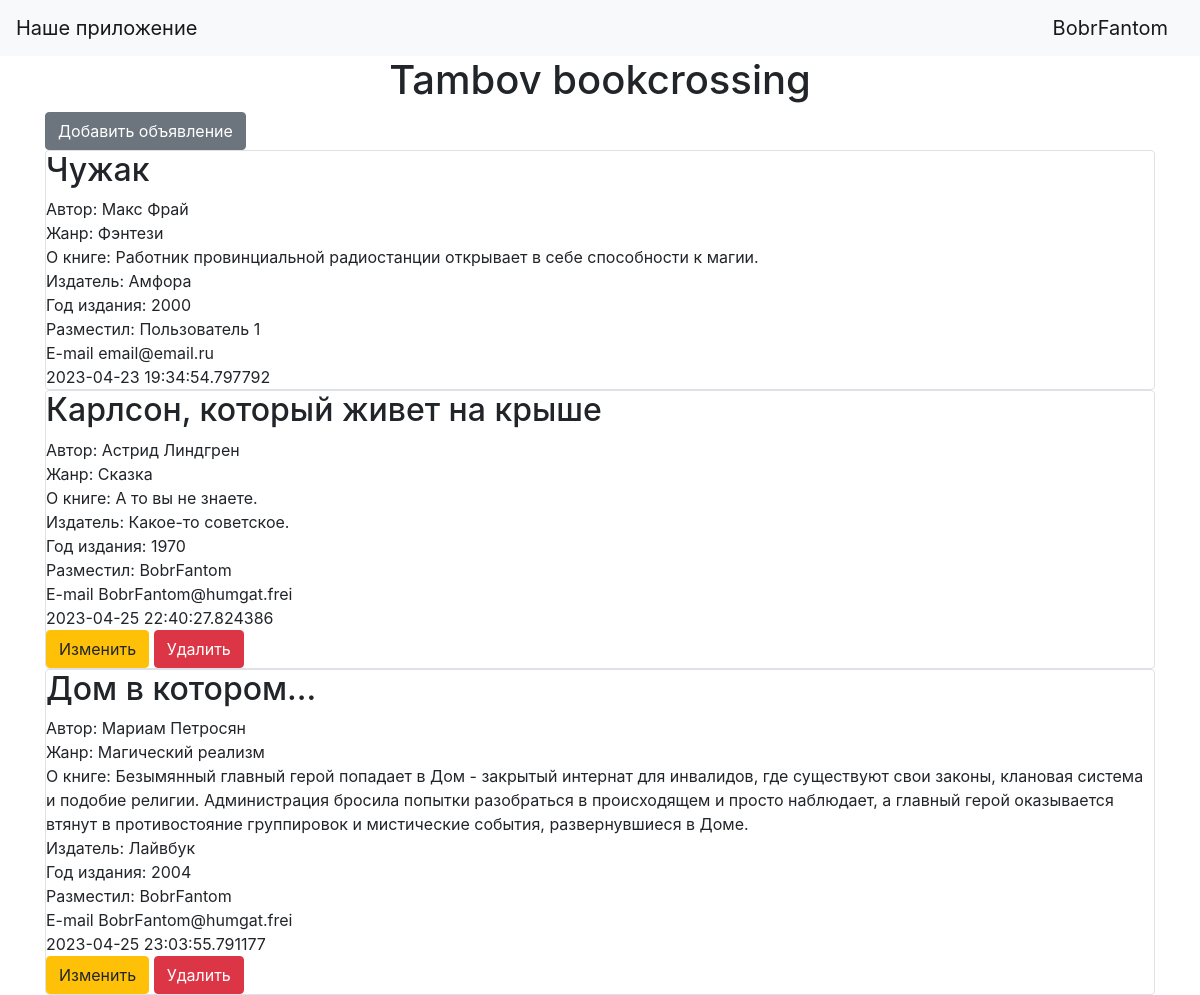
Screenshot of /index (signed in) with the database file from the repository.
### data/users.py (models this page shows, shortened)
class User(SqlAlchemyBase, UserMixin):
    __tablename__ = 'users'
    id = sqlalchemy.Column(sqlalchemy.Integer,
                           primary_key=True, autoincrement=True)
    name = sqlalchemy.Column(sqlalchemy.String, nullable=True)
    email = sqlalchemy.Column(sqlalchemy.String,
                              index=True, unique=True, nullable=True)
    hashed_password = sqlalchemy.Column(sqlalchemy.String, nullable=True)
    news = orm.relationship("Ads", back_populates='user')

### data/ads.py (models this page shows)
class Ads(SqlAlchemyBase):
    __tablename__ = 'ads'
    id = sqlalchemy.Column(sqlalchemy.Integer,
                           primary_key=True, autoincrement=True)
    title = sqlalchemy.Column(sqlalchemy.String, nullable=True)
    author = sqlalchemy.Column(sqlalchemy.String, nullable=True)
    genre = sqlalchemy.Column(sqlalchemy.String, nullable=True)
    about = sqlalchemy.Column(sqlalchemy.String, nullable=True)
    created_date = sqlalchemy.Column(sqlalchemy.DateTime,
                                     default=datetime.datetime.now)
    publisher = sqlalchemy.Column(sqlalchemy.String, nullable=True)
    year = sqlalchemy.Column(sqlalchemy.Integer, nullable=True)
    user_id = sqlalchemy.Column(sqlalchemy.Integer,
                                sqlalchemy.ForeignKey("users.id"))
    user = orm.relationship('User')

### main.py (the view)
@app.route("/")
@app.route("/index")
def index():
    db_sess = db_session.create_session()
    ads = db_sess.query(Ads)
    return render_template("index.html", ads=ads)

### data/db_session.py (called while the page is built)
def create_session() -> Session:
    global __factory
    return __factory()

### main.py (called while the page is built)
@login_manager.user_loader
def load_user(user_id):
    db_sess = db_session.create_session()
    return db_sess.query(User).get(user_id)

### templates/index.html
{% extends "base.html" %}
{% block content %}
<h1 align="center">Tambov bookcrossing</h1>
{% if current_user.is_authenticated %}
    <a href="news" class="btn btn-secondary">Добавить объявление</a>
{% endif %}
{% for item in ads%}
<div class="col-md6 border rounded">
    <h2>{{item.title}}</h2>
    <div>
        Автор: {{item.author}}
    </div>
    <div>
        Жанр: {{item.genre}}
    </div>
    <div>
        О книге:
        {{item.about}}
    </div>
    <div>
        Издатель: {{item.publisher}}
    </div>
    <div>
        Год издания: {{item.year}}
    </div>
    <div>
        Разместил: {{item.user.name}}
    </div>
    <div>
        E-mail {{item.user.email}}
    </div>
    <div>
        {{item.created_date}}
    </div>
    {% if current_user.is_authenticated and current_user == item.user %}
    <div>
        <a href="/news/{{ item.id }}" class="btn btn-warning">
            Изменить
        </a>
        <a href="/news_delete/{{ item.id }}" class="btn btn-danger">
            Удалить
        </a>
    </div>
{% endif %}
</div>
{% endfor %}
{% endblock %}

### templates/base.html (shortened to what this page needs)
<!doctype html>
<html lang="en">
<head>
    <link rel="stylesheet"
          href="https://stackpath.bootstrapcdn.com/bootstrap/4.4.1/css/bootstrap.min.css"
>
</head>
<body>
<header>
    <nav class="navbar navbar-light bg-light">
        <a class="navbar-brand" href="#">Наше приложение</a>
        {% if current_user.is_authenticated %}
            <a class="navbar-brand" href="/logout">{{ current_user.name }}</a>
        {% else %}
            <p>
                <a class="btn btn-primary " href="/register">Зарегистрироваться</a>
                <a class="btn btn-success" href="/login">Войти</a>
            </p>
        {% endif %}
    </nav>
</header>
<main role="main" class="container">
    {% block content %}{% endblock %}
</main>
</body>
</html>

### rows the page displays
User: name "BobrFantom"
Ads: title "Чужак", author "Макс Фрай", genre "Фэнтези", about "Работник провинциальной радиостанции открывает в себе способности к магии.", publisher "Амфора", year "2000", user.name "Пользователь 1", user.email "email@email.ru", created_date "2023-04-23 19:34:54.797792"
Ads: title "Карлсон, который живет на крыше", author "Астрид Линдгрен", genre "Сказка", about "А то вы не знаете.", publisher "Какое-то советское.", year "1970", user.name "BobrFantom", user.email "BobrFantom@humgat.frei", created_date "2023-04-25 22:40:27.824386"
Ads: title "Дом в котором...", author "Мариам Петросян", genre "Магический реализм", about "Безымянный главный герой попадает в Дом - закрытый интернат для инвалидов, где существуют свои законы, клановая система и подобие религии. Администрация бросила попытки разобраться в происходящем и просто наблюдает, а главный герой оказывается втянут в противостояние группировок и мистические события, развернувшиеся в Доме.", publisher "Лайвбук", year "2004", user.name "BobrFantom", user.email "BobrFantom@humgat.frei", created_date "2023-04-25 23:03:55.791177"
